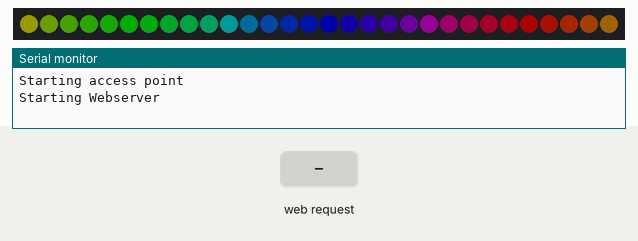
Recording of a sketch running on a simulated ESP8266 (NodeMCU). Parts: 30 RGB LEDs in strip order, left to right, the last lines printed to the serial monitor. Inputs (shaded band) come from the test bench. Dim RGB values are drawn brighter than linear.

Above: at 1.2 s.
1.3 s: HTTP request GET / received
4.3 s: HTTP request GET /dim received
At 4.96 s:
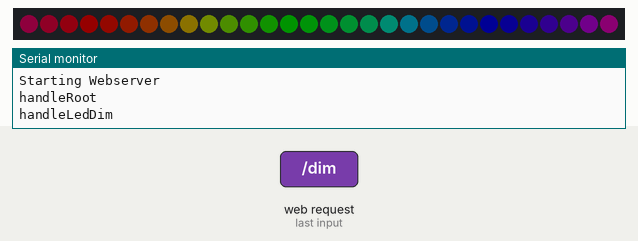
6.0 s: HTTP request GET /bright received
At 7.06 s:
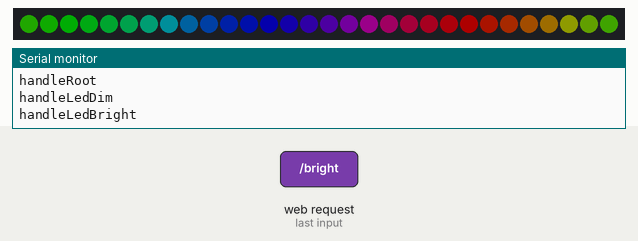
8.4 s: HTTP request GET /full received
At 8.86 s:
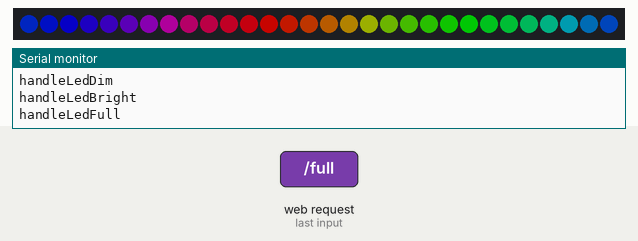
10.2 s: HTTP request GET /on received
At 13.07 s:
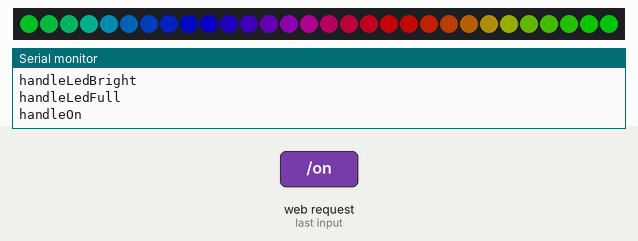
13.2 s: HTTP request GET /max received
At 50.64 s:
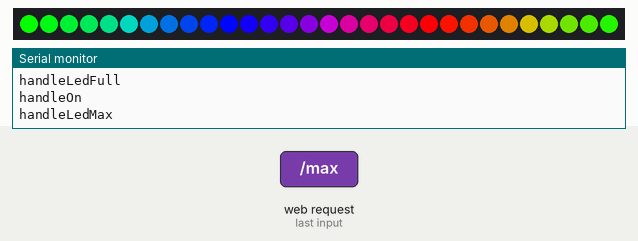

The sketch:

disco-hat.ino
```cpp
#include <ESP8266WiFi.h>
#include <DNSServer.h>
#include <ESP8266WebServer.h>
#include <Adafruit_NeoPixel.h>

// NeoPixel stick DIN pin
#define DIN_PIN D4

// How many NeoPixels on the stick?
#define NUM_PIXELS 30

const byte DNS_PORT = 53;
IPAddress apIP(192, 168, 1, 1);
DNSServer dnsServer;
ESP8266WebServer webServer(80);
Adafruit_NeoPixel strip = Adafruit_NeoPixel(NUM_PIXELS, DIN_PIN, NEO_GRB + NEO_KHZ800);

enum { ON, OFF };
int led_state = ON;

String responseHTML = ""
  "<!DOCTYPE html><html><head><title>Laura's Hat</title></head><body>"
  "<h1>Laura's Hat is Online!</h1>"
  "<p>What kind of jazzy pattern would you like to display?</p>"
  "<p><a href='/on'>on</a></p>"
  "<p><a href='/off'>off</a></p>"
  "<p><a href='/dim'>dim</a></p>"
  "<p><a href='/bright'>bright</a></p>"
  "<p><a href='/full'>full</a></p>"
  "<p><a href='/max'>max</a></p>"
  "</body></html>";

void handleRoot() {
  Serial.println("handleRoot");
  webServer.send(200, "text/html", responseHTML);
}

void handleLedOn() {
  Serial.println("handleOn");
  led_state = ON;
  webServer.send(200, "text/html", responseHTML);
}

void handleLedOff() {
  Serial.println("handleOff");
  led_state = OFF;
  webServer.send(200, "text/html", responseHTML);
}

void handleLedDim() {
  Serial.println("handleLedDim");
  strip.setBrightness(20);
  webServer.send(200, "text/html", responseHTML);
}

void handleLedBright() {
  Serial.println("handleLedBright");
  strip.setBrightness(50);
  webServer.send(200, "text/html", responseHTML);
}

void handleLedFull() {
  Serial.println("handleLedFull");
  strip.setBrightness(100);
  webServer.send(200, "text/html", responseHTML);
}

void handleLedMax() {
  Serial.println("handleLedMax");
  strip.setBrightness(255);
  webServer.send(200, "text/html", responseHTML);
}

void setup() {
  Serial.begin(115200);
  strip.begin();
  strip.setBrightness(50);
  strip.show(); // Start with all pixels off
  Serial.println("Starting access point");
  WiFi.mode(WIFI_AP);
  WiFi.softAPConfig(apIP, apIP, IPAddress(255, 255, 255, 0));
  WiFi.softAP("Laura's Hat");

  // if DNSServer is started with "*" for domain name, it will reply with
  // provided IP to all DNS request
  dnsServer.start(DNS_PORT, "*", apIP);

  // replay to all requests with same HTML
  webServer.on("/", handleRoot);
  webServer.on("/on", handleLedOn);
  webServer.on("/off", handleLedOff);
  webServer.on("/dim", handleLedDim);
  webServer.on("/bright", handleLedBright);
  webServer.on("/full", handleLedFull);
  webServer.on("/max", handleLedMax);
  // Android captive portal. Maybe not needed. Might be handled by notFound handler.
  webServer.on("/generate_204", handleRoot);
  // Microsoft captive portal. Maybe not needed. Might be handled by notFound handler.
  webServer.on("/fwlink", handleRoot);
  webServer.onNotFound(handleRoot);

  Serial.println("Starting Webserver");
  webServer.begin();
}

  uint8_t j;
  uint16_t i;

  unsigned long last_changed = 0;

void loop() {
  dnsServer.processNextRequest();
  webServer.handleClient();

  if (led_state==ON) {
    if (millis() > last_changed + 20) {
      last_changed = millis();
      j++;
      for(i=0; i< strip.numPixels(); i++) {
        strip.setPixelColor(i, Wheel(((i * 256 / strip.numPixels()) + j) & 255));
      }
      strip.show();
    }
  } else {
    for(i=0; i< strip.numPixels(); i++) {
      strip.setPixelColor(i, 0);
    }
    strip.show();
  }
}


// Input a value 0 to 255 to get a color value.
// The colours are a transition r - g - b - back to r.
uint32_t Wheel(byte WheelPos) {
  WheelPos = 255 - WheelPos;
  if(WheelPos < 85) {
    return strip.Color(255 - WheelPos * 3, 0, WheelPos * 3);
  }
  if(WheelPos < 170) {
    WheelPos -= 85;
    return strip.Color(0, WheelPos * 3, 255 - WheelPos * 3);
  }
  WheelPos -= 170;
  return strip.Color(WheelPos * 3, 255 - WheelPos * 3, 0);
}
```
